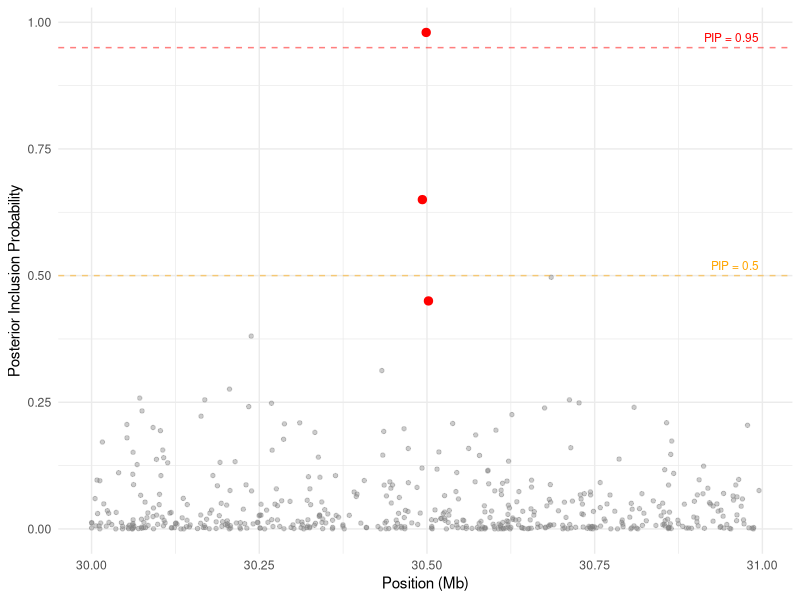
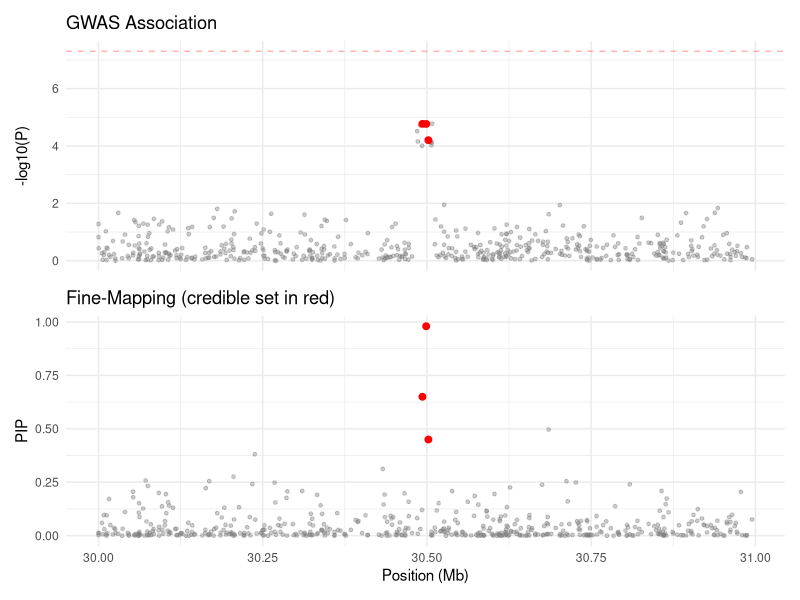
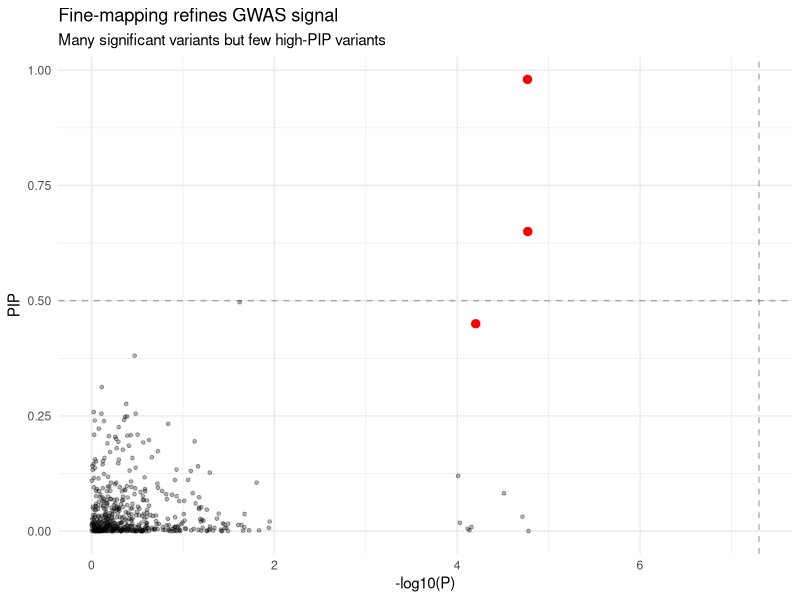

The R script that drew these images, in order:
# Reference: ggplot2 3.5+ | Verify API if version differs
## PIP visualization for fine-mapping results
##
## Generates PIP plots, combined GWAS + PIP panels, and credible set
## membership plots.

library(ggplot2)
library(patchwork)

# --- Simulate fine-mapping results ---
set.seed(42)
n_snps <- 500
positions <- sort(sample(30000000:31000000, n_snps))

causal_idx <- which.min(abs(positions - 30500000))

gwas_p <- runif(n_snps, 0.01, 1)
gwas_p[causal_idx] <- 1e-15
gwas_p[(causal_idx - 5):(causal_idx + 5)] <- runif(11, 1e-10, 1e-4)

pip <- rbeta(n_snps, 0.5, 10)
pip[causal_idx] <- 0.98
pip[causal_idx - 1] <- 0.65
pip[causal_idx + 1] <- 0.45
pip[causal_idx - 2] <- 0.12

# Credible set: variants with cumulative PIP >= 0.95
cs_variants <- c(causal_idx, causal_idx - 1, causal_idx + 1)

df <- data.frame(
  SNP = paste0('rs', 1:n_snps),
  POS = positions,
  P = gwas_p,
  PIP = pip,
  in_cs = 1:n_snps %in% cs_variants
)

# --- PIP plot ---
p_pip <- ggplot(df, aes(x = POS / 1e6, y = PIP)) +
  geom_point(alpha = 0.4, size = 1.2, color = 'grey50') +
  geom_point(data = df[df$in_cs, ], aes(x = POS / 1e6, y = PIP),
             color = 'red', size = 2.5) +
  geom_hline(yintercept = 0.5, linetype = 'dashed', color = 'orange', alpha = 0.5) +
  geom_hline(yintercept = 0.95, linetype = 'dashed', color = 'red', alpha = 0.5) +
  annotate('text', x = max(df$POS) / 1e6, y = 0.52, label = 'PIP = 0.5',
           hjust = 1, size = 3, color = 'orange') +
  annotate('text', x = max(df$POS) / 1e6, y = 0.97, label = 'PIP = 0.95',
           hjust = 1, size = 3, color = 'red') +
  labs(x = 'Position (Mb)', y = 'Posterior Inclusion Probability') +
  theme_minimal()

ggsave('pip_plot.pdf', p_pip, width = 8, height = 4)

# --- Combined GWAS + PIP ---
p_gwas <- ggplot(df, aes(x = POS / 1e6, y = -log10(P))) +
  geom_point(alpha = 0.4, size = 1, color = 'grey50') +
  geom_point(data = df[df$in_cs, ], color = 'red', size = 2) +
  geom_hline(yintercept = -log10(5e-8), linetype = 'dashed', color = 'red', alpha = 0.3) +
  labs(x = NULL, y = '-log10(P)', title = 'GWAS Association') +
  theme_minimal() + theme(axis.text.x = element_blank())

p_pip2 <- ggplot(df, aes(x = POS / 1e6, y = PIP)) +
  geom_point(alpha = 0.4, size = 1, color = 'grey50') +
  geom_point(data = df[df$in_cs, ], color = 'red', size = 2) +
  labs(x = 'Position (Mb)', y = 'PIP', title = 'Fine-Mapping (credible set in red)') +
  theme_minimal()

p_combined <- p_gwas / p_pip2
ggsave('gwas_pip_combined.pdf', p_combined, width = 8, height = 6)

# --- PIP vs -log10(P) scatter ---
p_scatter <- ggplot(df, aes(x = -log10(P), y = PIP)) +
  geom_point(alpha = 0.3, size = 1) +
  geom_point(data = df[df$in_cs, ], color = 'red', size = 2.5) +
  geom_vline(xintercept = -log10(5e-8), linetype = 'dashed', alpha = 0.3) +
  geom_hline(yintercept = 0.5, linetype = 'dashed', alpha = 0.3) +
  labs(x = '-log10(P)', y = 'PIP',
       title = 'Fine-mapping refines GWAS signal',
       subtitle = 'Many significant variants but few high-PIP variants') +
  theme_minimal()

ggsave('pip_vs_pvalue.pdf', p_scatter, width = 6, height = 5)

cat('Plots saved: pip_plot.pdf, gwas_pip_combined.pdf, pip_vs_pvalue.pdf\n')
